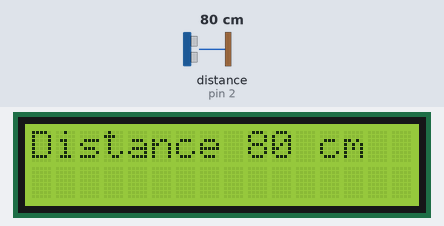
Bench run of a sketch on a simulated Arduino Uno, built with avr-gcc and run on an emulated ATmega328P. Shown: 16×2 character LCD. The inputs (shaded band) are chosen by the test bench; at power-on: distance to the obstacle (sensor on pin 2) 80 cm. The echo pulse lasts 58.3 µs per cm.

Above: at 1.2 s.
1.3 s: distance to the obstacle (sensor on pin 2) set to 2 cm
At 2.8 s:
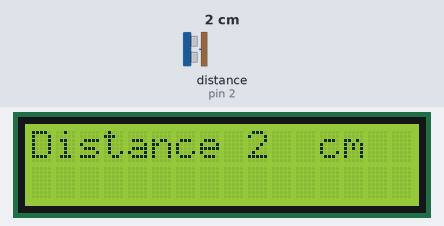
3.1 s: distance to the obstacle (sensor on pin 2) set to 4 cm
At 3.5 s:
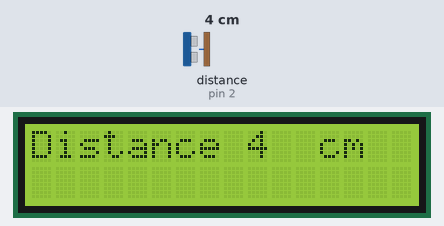
4.7 s: distance to the obstacle (sensor on pin 2) set to 9 cm
At 5.5 s:
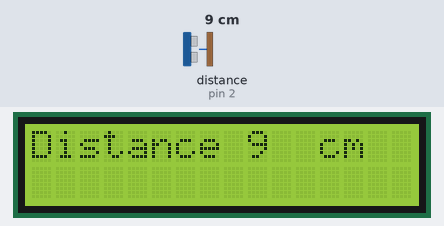
Timing chart, 0 to 7.7 s (numbered marks = the images above; inputs shaded):
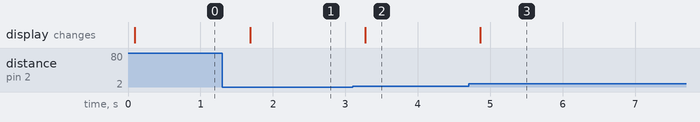

Measured:
- after the input at 1.3 s, the display: changes after 0.39 s (image 1)
- after the input at 3.1 s, the display: changes after 0.17 s (image 2)
- after the input at 4.7 s, the display: changes after 0.16 s (image 3)

The sketch:

SR04_distance_display.ino
```cpp
//www.elegoo.com
//2016.12.9

#include <LiquidCrystal.h>
#include "SR04.h"

//                BS  E  D4 D5  D6 D7
LiquidCrystal lcd(7, 8, 9, 10, 11, 12);

//         ECHO_PIN TRIG_PIN
SR04 sr04 = SR04(3, 2);
long a;

void setup()
{
  lcd.begin(16, 2);
}

void loop()
{
  lcd.setCursor(0, 0);
  a = sr04.Distance();
  lcd.print("Distance    cm  ");
  lcd.setCursor(9, 0);
  lcd.print(a);
  delay(500);
}
```
